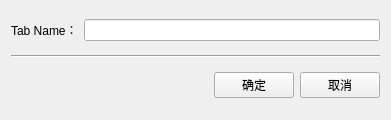
<?xml version="1.0" encoding="UTF-8"?>
<ui version="4.0">
 <class>RenameTabDialog</class>
 <widget class="QWidget" name="RenameTabDialog">
  <property name="geometry">
   <rect>
    <x>0</x>
    <y>0</y>
    <width>391</width>
    <height>120</height>
   </rect>
  </property>
  <property name="windowTitle">
   <string>重命名</string>
  </property>
  <layout class="QVBoxLayout" name="verticalLayout">
   <item>
    <layout class="QHBoxLayout" name="horizontalLayout_2">
     <item>
      <widget class="QLabel" name="label">
       <property name="text">
        <string>Tab Name：</string>
       </property>
      </widget>
     </item>
     <item>
      <widget class="QLineEdit" name="lineEdit"/>
     </item>
    </layout>
   </item>
   <item>
    <widget class="Line" name="line">
     <property name="orientation">
      <enum>Qt::Horizontal</enum>
     </property>
    </widget>
   </item>
   <item>
    <layout class="QHBoxLayout" name="horizontalLayout">
     <item>
      <spacer name="horizontalSpacer">
       <property name="orientation">
        <enum>Qt::Horizontal</enum>
       </property>
       <property name="sizeHint" stdset="0">
        <size>
         <width>40</width>
         <height>20</height>
        </size>
       </property>
      </spacer>
     </item>
     <item>
      <widget class="QPushButton" name="pushButton_OK">
       <property name="text">
        <string>确定</string>
       </property>
      </widget>
     </item>
     <item>
      <widget class="QPushButton" name="pushButton_cancel">
       <property name="text">
        <string>取消</string>
       </property>
      </widget>
     </item>
    </layout>
   </item>
  </layout>
 </widget>
 <layoutdefault spacing="6" margin="11"/>
 <resources/>
 <connections/>
</ui>
